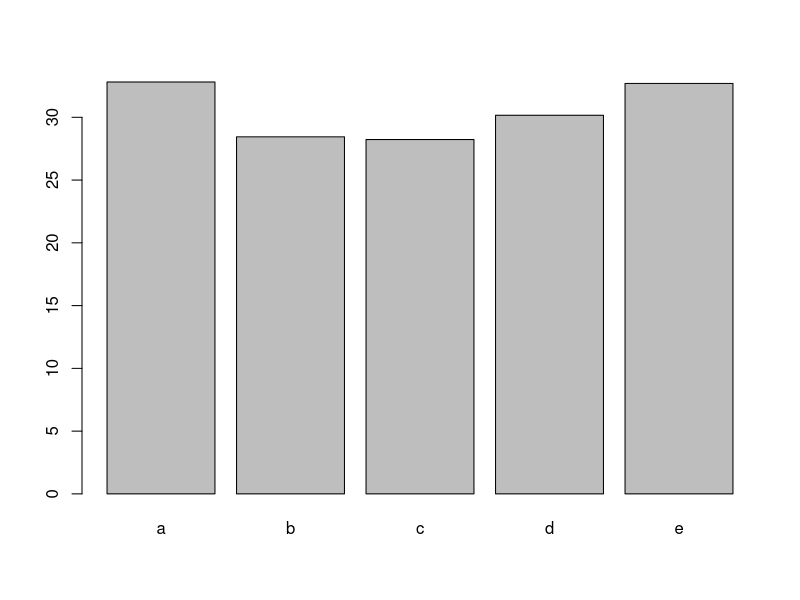
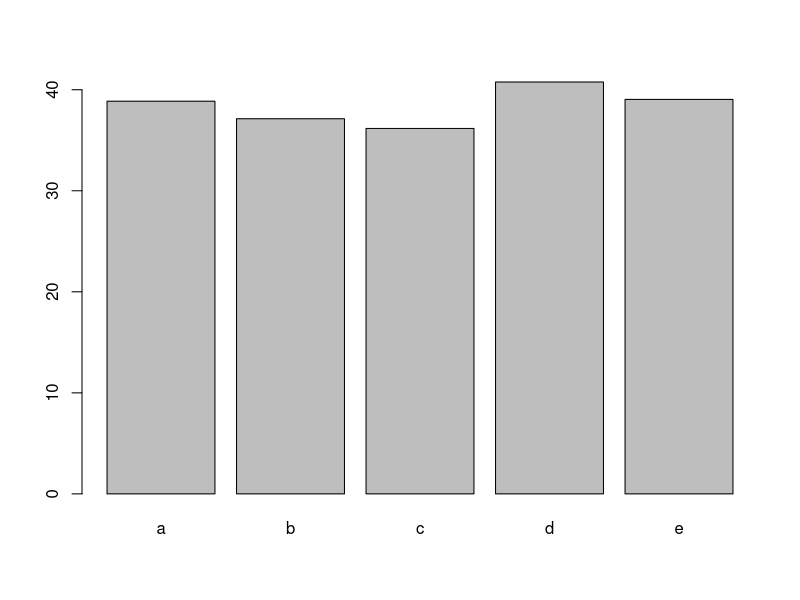
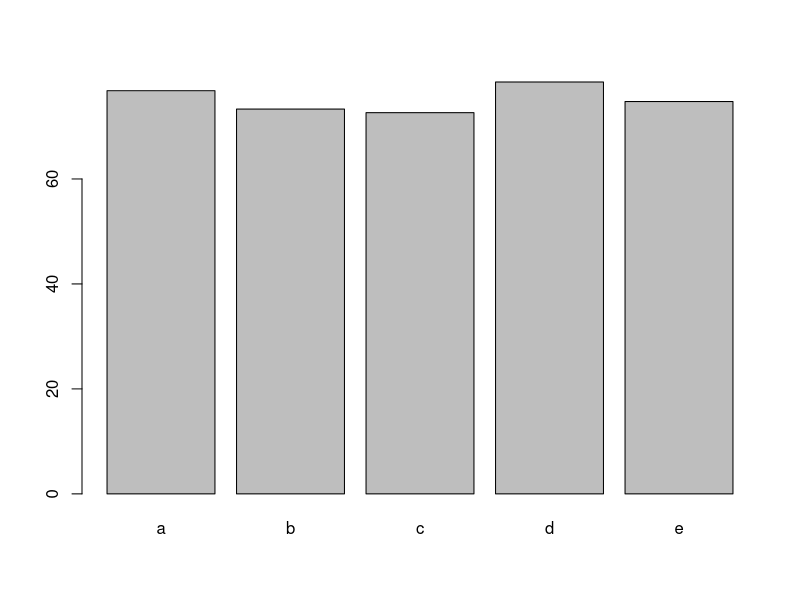

These figures' R source, in order:
## ---- chunk 1
set.seed(1234)
df <- data.frame(Control = rnorm(50, 35, 10),
                 Trt1 = rnorm(50, 37, 10),
                 Trt2 = rnorm(50, 75, 10),
                 Block = rep(c("a", "b", "c", "d", "e"), 10))
## ---- chunk 2
df[, c("Control", "Trt2")] # by name

df[, c(1, 2)]  # by column index
## ---- chunk 3
df$Trt1.log <- log(df$Trt1)
df$Trt2.log <- log(df$Trt2)
## ---- chunk 4
# Using [,]
df[df$Trt1.log < 3.5, ]

df[df$Trt2.log > 4.2 & df$Block == "a", ]

# Using subset
subset(df, df$Trt2.log > 4.2 & df$Block == "a")
## ---- chunk 5
# ascending order of Block (alphabetic) followed by ascending order of Trt2.log
df[order(df$Block, df$Trt2.log) , ]

# descending order of Block (alphabetic) followed by ascending order of Trt2.log
df[order(rev(df$Block), df$Trt2.log) , ]
## ---- chunk 6
# Manually create a data.frame
data.frame(Trt1.mean = mean(df$Trt1),
           Trt1.sd = sd(df$Trt1),
           Trt2.mean = mean(df$Trt2),
           Trt2.sd = sd(df$Trt2))
## ---- chunk 7
# First operate in the data.frame by group
df_by <- by(df, 
   INDICES = list(df$Block),
   FUN = function(x){
     data.frame(Block = unique(x$Block),
                Control.mean = mean(x$Control),
                Control.sd = sd(x$Control),
                Trt1.mean = mean(x$Trt1),
                Trt1.sd = sd(x$Trt1),
                Trt2.mean = mean(x$Trt2),
                Trt2.sd = sd(x$Trt2))
   })

# Then combine the results into a data.frame
do.call(rbind, df_by)
## ---- chunk 8
df.by <- do.call(data.frame, aggregate(cbind(Control, Trt1, Trt2) ~ Block, data = df, FUN = function(x) c(mean = mean(x), sd = sd(x) ) ))
df.by
## ---- chunk 9
barplot(df.by$Control.mean, names.arg =  paste(df.by$Block)) 

barplot(df.by$Trt1.mean, names.arg =  paste(df.by$Block))

barplot(df.by$Trt2.mean, names.arg =  paste(df.by$Block))
## ---- chunk 10
l <- reshape(df, 
             varying = c("Control", "Trt1", "Trt2", "Trt1.log", "Trt2.log"), 
             v.names = "Yield", 
             timevar = "Treatment", 
             times = c("Control", "Trt1", "Trt2", "Trt1.log", "Trt2.log"), 
             new.row.names = 1:1000, 
             direction = "long")

l
## ---- chunk 11
df$Trt1.Delta <- df$Trt1 - df$Control
df$Trt2.Delta <- df$Trt2 - df$Control
## ---- chunk 12
df_delta <- df[, c("Block", "Trt1.Delta", "Trt2.Delta")]
## ---- chunk 13
df.by <- do.call(data.frame, aggregate(cbind(Trt1.Delta, Trt2.Delta) ~ Block, data = df, FUN = function(x) c(mean = mean(x), sd = sd(x) ) ))
df.by
## ---- chunk 14
l <- reshape(df_delta, 
             varying = c("Trt1.Delta", "Trt2.Delta"), 
             v.names = "Yield", 
             timevar = "Treatment", 
             times = c("Trt1.Delta", "Trt2.Delta"), 
             new.row.names = 1:1000, 
             direction = "long")
